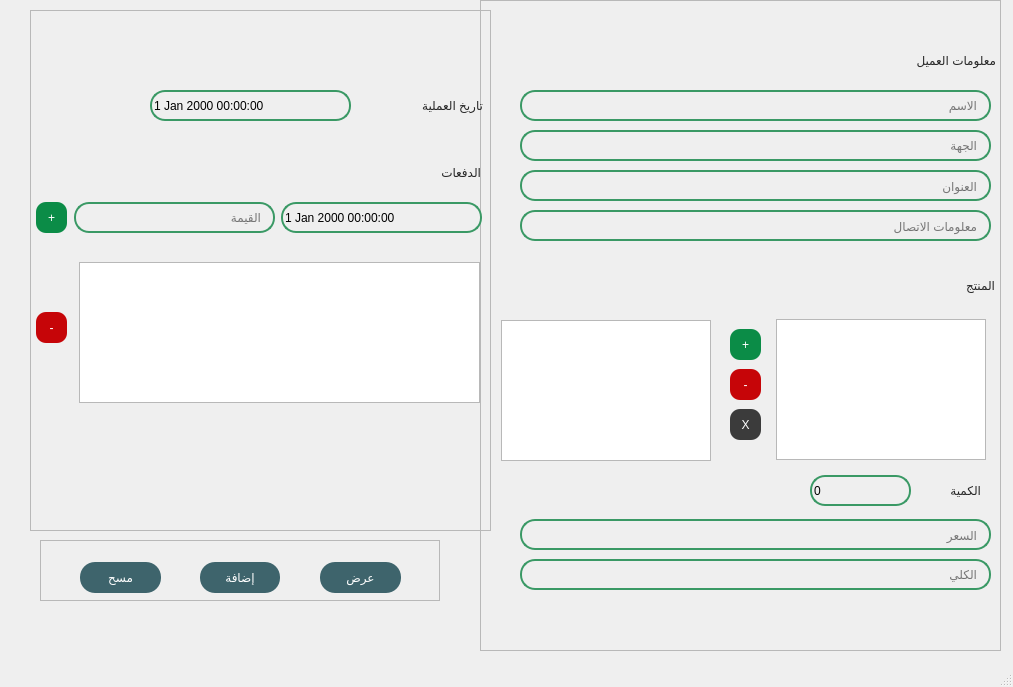
<?xml version="1.0" encoding="UTF-8"?>
<ui version="4.0">
 <class>MainWindow</class>
 <widget class="QMainWindow" name="MainWindow">
  <property name="geometry">
   <rect>
    <x>0</x>
    <y>0</y>
    <width>1013</width>
    <height>687</height>
   </rect>
  </property>
  <property name="windowTitle">
   <string>MainWindow</string>
  </property>
  <property name="styleSheet">
   <string notr="true">QLineEdit{
border-style:solid;
border-width:2;
border-radius:15px;
	border-color: rgb(58, 153, 101);
	background-color: rgba(0, 0, 0, 0);
padding-left:10px;
padding-right:10px;
}
QLineEdit:hover{
border-color: rgb(84, 209, 116)
}

QDateTimeEdit{
border-style:solid;
border-width:2;
border-radius:15px;
border-color:  rgb(58, 153, 101);
	background-color: rgba(0, 0, 0, 0);
}
QDateTimeEdit:hover{
border-color: rgb(84, 209, 116);
}

QCheckBox{
font: 57 12pt &quot;BoutrosMBCDinkum&quot;;
	color:  rgb(58, 153, 101);
}
QSpinBox{
border-style:solid;
border-width:2;
border-radius:15px;
border-color:  rgb(58, 153, 101);
	background-color: rgba(0, 0, 0, 0);
}
QSpinBox:hover{
border-color: rgb(84, 209, 116);
}
QComboBox{
border-style:solid;
border-width:2;
border-radius:15px;
border-color: rgb(58, 153, 101);
	background-color: rgba(0, 0, 0, 0);

padding-left:10px;
}
QComboBox:hover{
border-color: rgb(84, 209, 116);
}
</string>
  </property>
  <widget class="QWidget" name="centralwidget">
   <widget class="QFrame" name="frame_21">
    <property name="geometry">
     <rect>
      <x>480</x>
      <y>0</y>
      <width>521</width>
      <height>651</height>
     </rect>
    </property>
    <property name="styleSheet">
     <string notr="true"/>
    </property>
    <property name="frameShape">
     <enum>QFrame::StyledPanel</enum>
    </property>
    <property name="frameShadow">
     <enum>QFrame::Raised</enum>
    </property>
    <widget class="QLineEdit" name="fLOCATE">
     <property name="geometry">
      <rect>
       <x>40</x>
       <y>130</y>
       <width>471</width>
       <height>31</height>
      </rect>
     </property>
     <property name="placeholderText">
      <string>الجهة</string>
     </property>
    </widget>
    <widget class="QLineEdit" name="fNAME">
     <property name="geometry">
      <rect>
       <x>40</x>
       <y>90</y>
       <width>471</width>
       <height>31</height>
      </rect>
     </property>
     <property name="text">
      <string/>
     </property>
     <property name="placeholderText">
      <string>الاسم</string>
     </property>
    </widget>
    <widget class="QLineEdit" name="fTOTAL">
     <property name="geometry">
      <rect>
       <x>40</x>
       <y>559</y>
       <width>471</width>
       <height>31</height>
      </rect>
     </property>
     <property name="placeholderText">
      <string>الكلي</string>
     </property>
    </widget>
    <widget class="QSpinBox" name="fSPIN">
     <property name="geometry">
      <rect>
       <x>330</x>
       <y>475</y>
       <width>101</width>
       <height>31</height>
      </rect>
     </property>
    </widget>
    <widget class="QLineEdit" name="fADDRESS">
     <property name="geometry">
      <rect>
       <x>40</x>
       <y>170</y>
       <width>471</width>
       <height>31</height>
      </rect>
     </property>
     <property name="placeholderText">
      <string>العنوان</string>
     </property>
    </widget>
    <widget class="QLineEdit" name="fCONTACT">
     <property name="geometry">
      <rect>
       <x>40</x>
       <y>210</y>
       <width>471</width>
       <height>31</height>
      </rect>
     </property>
     <property name="placeholderText">
      <string>معلومات الاتصال</string>
     </property>
    </widget>
    <widget class="QLineEdit" name="fPRICE">
     <property name="geometry">
      <rect>
       <x>40</x>
       <y>519</y>
       <width>471</width>
       <height>31</height>
      </rect>
     </property>
     <property name="placeholderText">
      <string>السعر</string>
     </property>
    </widget>
    <widget class="QLabel" name="label_29">
     <property name="geometry">
      <rect>
       <x>400</x>
       <y>480</y>
       <width>101</width>
       <height>20</height>
      </rect>
     </property>
     <property name="styleSheet">
      <string notr="true">font: 57 14pt &quot;BoutrosMBCDinkum&quot;;
color: rgb(39, 39, 39);</string>
     </property>
     <property name="text">
      <string>الكمية</string>
     </property>
    </widget>
    <widget class="QPushButton" name="fCartadd">
     <property name="geometry">
      <rect>
       <x>250</x>
       <y>329</y>
       <width>31</width>
       <height>31</height>
      </rect>
     </property>
     <property name="styleSheet">
      <string notr="true">QPushButton{font: 14pt &quot;MS Shell Dlg 2&quot;;
color: rgb(255, 255, 255);
background-color: rgb(11, 140, 71);
border:none;
border-radius:10;}
QPushButton:pressed  {
background-color: rgb(150,150,150);
}</string>
     </property>
     <property name="text">
      <string>+</string>
     </property>
    </widget>
    <widget class="QPushButton" name="fCartdel">
     <property name="geometry">
      <rect>
       <x>250</x>
       <y>369</y>
       <width>31</width>
       <height>31</height>
      </rect>
     </property>
     <property name="styleSheet">
      <string notr="true">QPushButton{font: 14pt &quot;MS Shell Dlg 2&quot;;
color: rgb(255, 255, 255);
background-color: rgb(198, 5, 8);
border:none;
border-radius:10;}
QPushButton:pressed  {
background-color: rgb(150,150,150);
}</string>
     </property>
     <property name="text">
      <string>-</string>
     </property>
    </widget>
    <widget class="QPushButton" name="fCartclear">
     <property name="geometry">
      <rect>
       <x>250</x>
       <y>409</y>
       <width>31</width>
       <height>31</height>
      </rect>
     </property>
     <property name="styleSheet">
      <string notr="true">QPushButton{font: 14pt &quot;MS Shell Dlg 2&quot;;
color: rgb(255, 255, 255);
background-color: rgb(59, 59, 59);
border:none;
border-radius:10;
}
QPushButton:pressed  {
background-color: rgb(150,150,150);
}</string>
     </property>
     <property name="text">
      <string>X</string>
     </property>
    </widget>
    <widget class="QListWidget" name="fProductlist">
     <property name="geometry">
      <rect>
       <x>296</x>
       <y>319</y>
       <width>210</width>
       <height>141</height>
      </rect>
     </property>
     <property name="layoutDirection">
      <enum>Qt::RightToLeft</enum>
     </property>
    </widget>
    <widget class="QListWidget" name="fCartlist">
     <property name="geometry">
      <rect>
       <x>21</x>
       <y>320</y>
       <width>210</width>
       <height>141</height>
      </rect>
     </property>
    </widget>
    <widget class="QLabel" name="label_9">
     <property name="geometry">
      <rect>
       <x>315</x>
       <y>45</y>
       <width>201</width>
       <height>31</height>
      </rect>
     </property>
     <property name="styleSheet">
      <string notr="true">font: 57 14pt &quot;BoutrosMBCDinkum&quot;;
color: rgb(39, 39, 39);</string>
     </property>
     <property name="text">
      <string>معلومات العميل</string>
     </property>
    </widget>
    <widget class="QLabel" name="label_18">
     <property name="geometry">
      <rect>
       <x>314</x>
       <y>270</y>
       <width>201</width>
       <height>31</height>
      </rect>
     </property>
     <property name="styleSheet">
      <string notr="true">font: 57 14pt &quot;BoutrosMBCDinkum&quot;;
color: rgb(39, 39, 39);</string>
     </property>
     <property name="text">
      <string>المنتج</string>
     </property>
    </widget>
   </widget>
   <widget class="QFrame" name="frame_22">
    <property name="geometry">
     <rect>
      <x>30</x>
      <y>10</y>
      <width>461</width>
      <height>521</height>
     </rect>
    </property>
    <property name="frameShape">
     <enum>QFrame::StyledPanel</enum>
    </property>
    <property name="frameShadow">
     <enum>QFrame::Raised</enum>
    </property>
    <widget class="QLineEdit" name="fPAIED">
     <property name="geometry">
      <rect>
       <x>44</x>
       <y>192</y>
       <width>201</width>
       <height>31</height>
      </rect>
     </property>
     <property name="placeholderText">
      <string>القيمة</string>
     </property>
    </widget>
    <widget class="QDateTimeEdit" name="fPAYDATE">
     <property name="geometry">
      <rect>
       <x>251</x>
       <y>192</y>
       <width>201</width>
       <height>31</height>
      </rect>
     </property>
    </widget>
    <widget class="QPushButton" name="fPayadd">
     <property name="geometry">
      <rect>
       <x>6</x>
       <y>192</y>
       <width>31</width>
       <height>31</height>
      </rect>
     </property>
     <property name="styleSheet">
      <string notr="true">QPushButton{font: 14pt &quot;MS Shell Dlg 2&quot;;
color: rgb(255, 255, 255);
background-color: rgb(11, 140, 71);
border:none;
border-radius:10;
}
QPushButton:pressed  {
background-color: rgb(150,150,150);
}</string>
     </property>
     <property name="text">
      <string>+</string>
     </property>
    </widget>
    <widget class="QLabel" name="label_8">
     <property name="geometry">
      <rect>
       <x>310</x>
       <y>152</y>
       <width>141</width>
       <height>20</height>
      </rect>
     </property>
     <property name="styleSheet">
      <string notr="true">font: 57 14pt &quot;BoutrosMBCDinkum&quot;;
color: rgb(39, 39, 39);</string>
     </property>
     <property name="text">
      <string>الدفعات</string>
     </property>
    </widget>
    <widget class="QPushButton" name="fPaymentclear">
     <property name="geometry">
      <rect>
       <x>6</x>
       <y>302</y>
       <width>31</width>
       <height>31</height>
      </rect>
     </property>
     <property name="styleSheet">
      <string notr="true">QPushButton{font: 14pt &quot;MS Shell Dlg 2&quot;;
color: rgb(255, 255, 255);
background-color: rgb(198, 5, 8);
border:none;
border-radius:10;
}
QPushButton:pressed  {
background-color: rgb(150,150,150);
}</string>
     </property>
     <property name="text">
      <string>-</string>
     </property>
    </widget>
    <widget class="QListWidget" name="fPaymentlist">
     <property name="geometry">
      <rect>
       <x>49</x>
       <y>252</y>
       <width>401</width>
       <height>141</height>
      </rect>
     </property>
     <property name="styleSheet">
      <string notr="true"/>
     </property>
    </widget>
    <widget class="QDateTimeEdit" name="fDATE">
     <property name="geometry">
      <rect>
       <x>120</x>
       <y>80</y>
       <width>201</width>
       <height>31</height>
      </rect>
     </property>
    </widget>
    <widget class="QLabel" name="label_30">
     <property name="geometry">
      <rect>
       <x>342</x>
       <y>80</y>
       <width>111</width>
       <height>31</height>
      </rect>
     </property>
     <property name="styleSheet">
      <string notr="true">font: 57 14pt &quot;BoutrosMBCDinkum&quot;;
color: rgb(39, 39, 39);</string>
     </property>
     <property name="text">
      <string>تاريخ العملية</string>
     </property>
    </widget>
   </widget>
   <widget class="QFrame" name="frame_15">
    <property name="geometry">
     <rect>
      <x>40</x>
      <y>540</y>
      <width>400</width>
      <height>61</height>
     </rect>
    </property>
    <property name="styleSheet">
     <string notr="true">QPushButton{
background-color: rgb(62, 100, 108);
border:0px;
border-radius:15px;
	color: rgb(255, 255, 255);
	
	font: 14pt &quot;Ara Hamah Kilania&quot;;
}
QPushButton:pressed  {
background-color: rgb(150,150,150);
}</string>
    </property>
    <property name="frameShape">
     <enum>QFrame::StyledPanel</enum>
    </property>
    <property name="frameShadow">
     <enum>QFrame::Raised</enum>
    </property>
    <widget class="QPushButton" name="fVIEW">
     <property name="geometry">
      <rect>
       <x>280</x>
       <y>22</y>
       <width>81</width>
       <height>31</height>
      </rect>
     </property>
     <property name="text">
      <string>عرض</string>
     </property>
    </widget>
    <widget class="QPushButton" name="fADD">
     <property name="geometry">
      <rect>
       <x>160</x>
       <y>22</y>
       <width>80</width>
       <height>31</height>
      </rect>
     </property>
     <property name="text">
      <string>إضافة</string>
     </property>
    </widget>
    <widget class="QPushButton" name="fCLEAR">
     <property name="geometry">
      <rect>
       <x>40</x>
       <y>22</y>
       <width>81</width>
       <height>31</height>
      </rect>
     </property>
     <property name="text">
      <string>مسح</string>
     </property>
    </widget>
   </widget>
  </widget>
  <widget class="QMenuBar" name="menubar">
   <property name="geometry">
    <rect>
     <x>0</x>
     <y>0</y>
     <width>1013</width>
     <height>21</height>
    </rect>
   </property>
  </widget>
  <widget class="QStatusBar" name="statusbar"/>
 </widget>
 <resources/>
 <connections/>
</ui>
